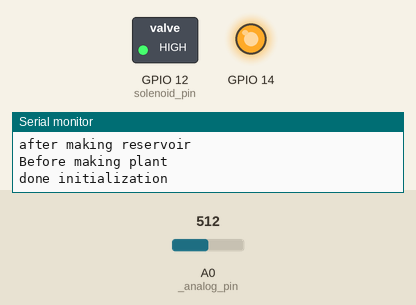
A sketch run on a simulated ESP8266 (NodeMCU). On the bench: switched loads named in the sketch (green lamp = pin HIGH), output pins drawn as LEDs (lit = HIGH), the last lines printed to the serial monitor. The test bench sets the inputs (shaded band); at power-on: A0 (_analog_pin) = 512. WiFi joins after 1.5 s; servers stay silent unless stated; the local clock reads 2024-03-15 10:24:30 at power-on unless the sketch sets it.

Above: at 2.7 s.
2.8 s: A0 (_analog_pin) set to 670
13.0 s: A0 (_analog_pin) set to 694
At 22.5 s:
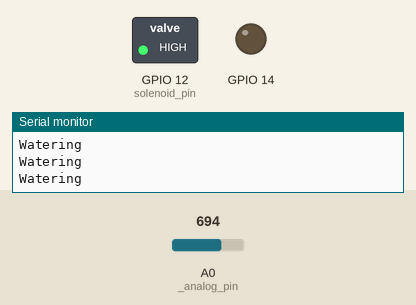
25.9 s: A0 (_analog_pin) set to 511
At 26.9 s:
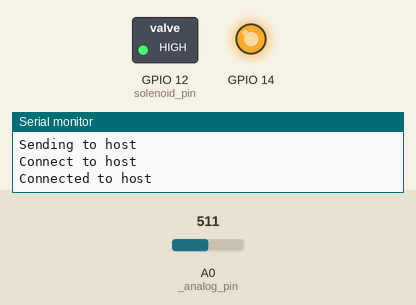
36.1 s: A0 (_analog_pin) set to 716
At 48.0 s:
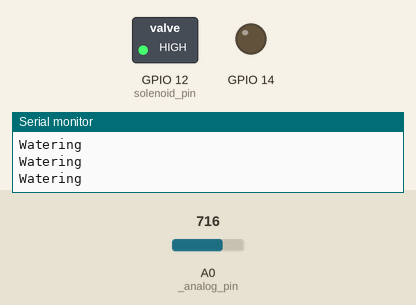
Timing chart, 0 to 51.1 s (numbered marks = the images above; inputs shaded):
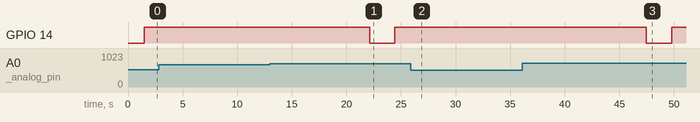

The sketch:

ESPClient.ino
```cpp
#include <ESP8266WiFi.h>
#include <CapacitiveSensor.h>
#include <time.h>
#include <vector>

/* TODO move this into a documentation file.
// For a message it is of format x;y;j;k
// int type - 0=plant, 1=reservoir, 2=...
// type: plant
//  String name - name of plant
//  uint8_t to water - if it was watered or not
//  uint8_t detectors - number of detectors
//  vector<uint16_t> pre moistures - moisture of each detector before watering
//  vector<uint16_t> post moistures - moisture of each detector after watering
//
// type: reservoir:
//  String description - which reservoir this is
//  bool status - if there is water or not.
*/

const int TIME_PER_MILLILITRE = 20;

//static const uint8_t D0 = 16;
//static const uint8_t D1 = 5;
//static const uint8_t D2 = 4;
//static const uint8_t D3 = 0;
//static const uint8_t D4 = 2;
//static const uint8_t D5 = 14;
//static const uint8_t D6 = 12;
//static const uint8_t D7 = 13;
//static const uint8_t D8 = 15;
//static const uint8_t D9 = 3;
//static const uint8_t D10 = 1;

void ConnectToWifi();
void InitTime();
uint8_t CheckTime();

class CapacitiveWaterSensor
{
private:
    uint8_t _analog_pin;
    float _min;
    float _max;
    unsigned long _read_time;

public:
    CapacitiveWaterSensor(uint8_t analog_pin)
    {
        _analog_pin = analog_pin;
        _min = 500.f;
        _max = 740.f;
        _read_time = 200;
    }

    float Read()
    {
        yield();
        unsigned long read_end = millis() + _read_time;
        float values = 0.f;
        float reads = 0.f;
        while (millis() < read_end)
        {
            values += analogRead(_analog_pin);
            reads += 1.f;
            delay(100);
        }
        Serial.println("analog read");
        Serial.println(values/reads);
        if (reads > 0)
            return values / reads;

        return 0;
    }

    float ReadPercent()
    {
        yield();
        float val = Read();

        // adjust values to be tailored to that plant
        if (val < _min)
            _min = val;
        if (val > _max)
            _max = val;

        // normalize
        if (val > _max)
            val = _max;
        else if (val < _min)
            val = _min;

        val = (1 - ((val - _min) / (_max - _min))) * 100;

        return val;
    }
};

class AnalogMux
{
private:
    std::vector<uint8_t> _selector_pins;

public:
    AnalogMux(std::vector<uint8_t> selector_pins)
    {
        _selector_pins = selector_pins;
    }

    // selector is an integer value between 0-max_selectors
    void Select(byte selector)
    {
        for (int i = 0; i < 3; i++)
        {
            if (selector & (1 << i))
                digitalWrite(_selector_pins[i], HIGH);
            else
                digitalWrite(_selector_pins[i], LOW);
        }
    }
};

class Component
{
private:
    bool _state;
    uint8_t _pin;
    uint8_t _base;

public:
    Component(uint8_t pin)
    {
        _pin = pin;
        _state = false;
        pinMode(_pin, OUTPUT);
        digitalWrite(_pin, HIGH);
    }

    void Toggle()
    {
        // true, turn off | false, turn on
        (_state) ? digitalWrite(_pin, HIGH) : digitalWrite(_pin, LOW);
        _state = !_state;
    }

    void Toggle(int del)
    {
        Toggle();
        delay(del);
        Toggle();
    }

    // the base determines if its naturally at a high or low state
    // pin dependent, so I'll need to test all of them.
    void TurnOff()
    {
        _state = false;
        digitalWrite(_pin, HIGH);
    }

    void TurnOn()
    {
        _state = true;
        digitalWrite(_pin, LOW);
    }
};

class Reservoir
{
private:
    String _description;
    Component *_pump;

    Component *_led;
    bool _status;

public:
    Reservoir(String description, uint8_t pump_pin, uint8_t led_pin = -1)
    {
        _description = description;
        _pump = new Component(pump_pin);

        Serial.println(led_pin);
        if (led_pin >= 0)
            _led = new Component(led_pin);
        else
            _led = NULL;
    }

    Reservoir(String description, Component *pump, Component *led = NULL)
    {
        _description = description;
        _pump = pump;

        _led = led;
    }

    ~Reservoir()
    {
        delete _pump;
        delete _led;
    }

    // solenoid is a valve,
    // amount is in mL
    void StartWatering(bool status_)
    {
        SetLed(status_);
        _pump->TurnOn();
    }

    void StopWatering(int status_)
    {
        SetLed(status_);
        _pump->TurnOff();
    }

    void SetLed(int status_)
    {
      Serial.println(status_);
        if (_led != NULL)
        {
            if (status_)
                _led->TurnOn();
            else
                _led->TurnOff();
        }
        Serial.println("wat");
    }

    String Message()
    {
        String msg = "";
        msg.concat(1);
        msg.concat(";");

        msg.concat(_description);
        msg.concat(";");

        msg.concat(_status);
        msg.concat(";");

        return msg;
    }
};

// Could have a digitalMux to have more solenoids.
class Plant
{
private:
    String _name;
    std::vector<CapacitiveWaterSensor> _sensors;
    std::vector<uint8_t> _sensor_selector_pins;
    AnalogMux *_sensor_mux;
    Reservoir *_reservoir; // this is so that multiple plants can use the same Reservoir
    // AnalogMux &_solenoid_mux;
    // uint8_t _solenoid_selector_pin;
    Component *_solenoid;
    uint8_t _watering_threshold;
    uint16_t _water_amount;

    std::vector<float> _pre_watering_moistures;
    std::vector<float> _post_watering_moistures;

    bool _to_water;

public:
    Plant(String name, uint8_t analog_pin, uint8_t sensor_count, std::vector<uint8_t> sensor_selector_pins, AnalogMux *sensor_mux, Reservoir *reservoir, uint8_t watering_threshold, uint16_t water_amount, uint8_t solenoid_pin)
    {
        _name = name;

        _sensors = std::vector<CapacitiveWaterSensor>();
        _sensor_selector_pins = sensor_selector_pins;

        for (int i = 0; i < sensor_count; i++)
            _sensors.push_back(CapacitiveWaterSensor(analog_pin));

        _sensor_mux = sensor_mux;
        _reservoir = reservoir;
        _solenoid = new Component(solenoid_pin);

        _watering_threshold = watering_threshold;
        _water_amount = water_amount;

        _pre_watering_moistures = std::vector<float>();
        _post_watering_moistures = std::vector<float>();

        _to_water = false;
    }

    ~Plant()
    {
        _sensors.clear();
        delete _solenoid;
    }

    void Manage()
    {
        Serial.println("before checking pre water");
        _pre_watering_moistures = ReadWaterLevels();
        for (int i = 0; i < _pre_watering_moistures.size(); i++)
            Serial.println(_pre_watering_moistures[i]);
        Serial.println("after checking pre water");
        if (ToWater())
        {
            Serial.println("before douse");
            Douse();
            Serial.println("after douse");
            _post_watering_moistures = ReadWaterLevels();;
        }
        else
        {
            _post_watering_moistures = _pre_watering_moistures;
        }

        Serial.println("after checking post watering");
    }

    bool ToWater()
    {
        _to_water = true; // 1 get watered

        // determine if watering is needed
        for (int i = 0; i < _pre_watering_moistures.size(); i++)
            _to_water = _to_water && (_pre_watering_moistures[i] < _watering_threshold);

        return _to_water;
    }

    void Douse()
    {
        // solenoid for whenever that gets added in
        _solenoid->TurnOn();
        Serial.println("here");

        long douse_end = millis() + _water_amount * TIME_PER_MILLILITRE;
        long douse_check = millis() + 2000;
        bool has_water = true;

        _reservoir->StartWatering(!has_water);
        while (millis() < douse_end && has_water)
        {
            Serial.println("Watering");
            if (millis() > douse_check)
            {
                int size_ = _pre_watering_moistures.size();
                Serial.println("Before getting watering levels");
                 std::vector<float> _curr_watering_moistures = std::vector<float>();
                 _curr_watering_moistures = ReadWaterLevels();

                Serial.println("Checking if the watering is actually being performed");
                for (int i = 0; i < _pre_watering_moistures.size(); i++)
                {
                  Serial.println(_pre_watering_moistures[i]);
                  Serial.println(_curr_watering_moistures[i]);
                }

                 for (int i = 0; i < 1; i++)
                 {
                     if (_pre_watering_moistures[i] + 3 >= _curr_watering_moistures[i])
                     {
                         has_water = false;
                         Serial.println("--- No water remaining ---");
                     }
                     else
                         break;
                }
                douse_check = millis() + 2000;
            }
          delay(100);
        }
        _reservoir->StopWatering(!has_water);

        _solenoid->TurnOff();
    }

    std::vector<float> ReadWaterLevels()
    {
        std::vector<float> moistures = std::vector<float>();

        for (int i = 0; i < _sensors.size(); i++)
        {
            // todo this
            // _sensor_mux->Select(_sensor_selector_pins[i]);
            Serial.println("after select and before reading");
            moistures.push_back(_sensors[i].ReadPercent());
        }

        return moistures;
    }

    String Message()
    {
        String msg = "";
        msg.concat(0); // type
        msg.concat(";");

        msg.concat(_name);
        msg.concat(";");

        msg.concat(_to_water);
        msg.concat(";");

        uint8_t sensors_c = _sensors.size();
        msg.concat(sensors_c);
        msg.concat(";");

        for (int i = 0; i < sensors_c; i++)
        {
            msg.concat(_pre_watering_moistures[i]);
            msg.concat(";");
        }

        for (int i = 0; i < sensors_c; i++)
        {
            msg.concat(_post_watering_moistures[i]);
            msg.concat(";");
        }

        return msg;
    }
};

class Manager
{
private:
    std::vector<Plant *> _plants;
    std::vector<Reservoir *> _reservoirs;

public:
    Manager()
    {
        _plants = std::vector<Plant *>();
        _reservoirs = std::vector<Reservoir *>();
    }

    ~Manager()
    {
        for (auto plant : _plants)
            delete plant;
        for (auto reservoir : _reservoirs)
            delete reservoir;
    }

    void RegisterPlant(Plant *plant)
    {
        _plants.push_back(plant);
    }

    void RegisterReservoir(Reservoir *reservoir)
    {
        _reservoirs.push_back(reservoir);
    }

    void Manage()
    {
        for (auto plant : _plants)
        {
            Serial.println("Manging plant");
            plant->Manage();
        }
    }

    std::vector<String> Messages()
    {
        std::vector<String> msg = std::vector<String>();
        for (auto plant : _plants)
            msg.push_back(plant->Message());

        return msg;
    }
};

class ModuleClient
{
private:
    String _host;
    uint16_t _port;
    WiFiClient _client;

    bool Connect()
    {
        Serial.println("Connect to host");
        uint8_t attempts = 0;
        if (!_client.connected())
        {
            while (!_client.connect(_host, _port))
            {
                Serial.print("Attempting to connect to host ");
                Serial.println(9 - attempts);
                if (attempts++ > 9)
                    return false; // failed to connect not sending message.
                delay(1000);
            }
        }
        Serial.println("Connected to host");
        return true;
    }

public:
    ModuleClient(String host, uint16_t port)
    {
        _host = host;
        _port = port;
        _client = WiFiClient();
    }

    bool SendMessages(std::vector<String> msgs)
    {
        this->Connect();
        // Send to the server
        for (int i = 0; i < msgs.size(); i++)
        {
            if (_client.connected())
            {
                String msg = msgs[i];
                Serial.println(msg);
                Serial.println("Sending to host");

                _client.write(msg.c_str());
            }
            else
            {
                return false;
            }
        }

        return true;
    }

    bool SendMessage(String msg)
    {
        this->Connect();
        // Send to the server
        if (_client.connected())
        {
            Serial.println(msg);
            Serial.println("Sending to host");

            _client.write(msg.c_str());
        }
        else
        {
            return false;
        }

        return true;
    }

    std::vector<String> ReceiveMessage()
    {
        // TODO this part.
        // recieve message and parse
        this->Connect();
        std::vector<String> msgs = std::vector<String>();

        uint32_t timeout = millis() + 10000;
        bool available = 1;
        while (_client.available() == 0)
        {
            if (millis() > timeout)
            {
                Serial.println("Client Timeout");
                available = 0;
                break;
            }
            delay(100);
        }

        if (available)
        {
            Serial.println("Recieving from server");
            while (_client.available())
            {
                String msg = String(static_cast<char>(_client.read()));
                msgs.push_back(msg);
                Serial.println(msg);
            }
        }

        return msgs;
    }

    void Stop()
    {
        // close connection
        _client.stop();
    }
};

const String _ssid = "";
const String _password = "";

const String _host = "192.168.0.26";
const uint16_t _port = 8777;

uint8_t _min_threshhold = 30;    // percent in which we water
uint8_t _morning_threshold = 7;  // time to check levels in the morning
uint8_t _evening_threshold = 20; // time to check the levels in the evening
int8_t _tz = -7;                 // timezone

uint32_t _prev_time_check = 0;
uint32_t _prev_time = 0;
// uint32_t _sleepTime = 3600000; // This will change based on how often to check the plant
unsigned long _sleep_time = 10000; // 5min This will change based on how often to check the plant

Manager _manager = Manager();
ModuleClient _client = ModuleClient(_host, _port);

// TODO ask the server for infromation first, if nothing is recieved,
// use default values or current set values.

// TODO change the code for reservoir, I can juse use the CapacitiveSensor library
// for it and then I'll need to calibrate the water level expectation.
// this means I will not need the MUX in the reservoir at all.
// Also, as expandability perhaps having mux inside of the plant is determintal,
// or I could have a default value of none so that i do a check if needed.

// TODO reference the pin reference for more and detailed expansions to the
// plants that I can have attached..
// https://randomnerdtutorials.com/esp8266-pinout-reference-gpios/

// for now until I have muxes we don't need to worry too much.

void setup()
{
    Serial.begin(115200);

    ConnectToWifi();

    // initial set the time
    InitTime();

    String hugh_name = "Hugh";
    Serial.println(hugh_name);
    uint8_t analog_pin = 17; // A0

    // if we had more than one sensor then we'd need a selector for each.
    uint8_t sensors_c = 1;
    // D1
    std::vector<uint8_t> hugh_select_pins = {5};

    // D1
    std::vector<uint8_t> select_pins = {5};
    AnalogMux *mux = new AnalogMux(select_pins);

    String description = "main_reservoir";
    // D5, D2, D3, D6
    Component* main_reservoir_pump = new Component(14);
    Component* main_reservoir_led = new Component(12);
    Reservoir *main_reserovir = new Reservoir(description, main_reservoir_pump, main_reservoir_led);
    Serial.println("after making reservoir");

    uint8_t watering_threshold = 25; // 25%
    uint16_t water_amount = 250;     // 250mL
    uint8_t solenoid_pin = 12;       // D6

    Serial.println("Before making plant");
    Plant *hugh = new Plant(hugh_name, analog_pin, sensors_c, hugh_select_pins, mux, main_reserovir, watering_threshold, water_amount, solenoid_pin);

    // register plants
    _manager.RegisterPlant(hugh);
    Serial.println("done initialization");
}

void loop()
{
    unsigned long curr_time = millis();
    if (curr_time > _prev_time + _sleep_time)
    {
        // check the time every 24 hrs, just to make sure it doesn't get out of sync.
        if (curr_time > _prev_time_check + (unsigned long)86400000)
            InitTime();

        uint8_t hr = CheckTime();
        Serial.println(hr);

        _prev_time = curr_time;
        // TODO remove
        hr = 10;
        if (hr > _morning_threshold && hr < _evening_threshold)
        {
            // do the watering checks of all of the plants
            _manager.Manage();

            yield();

            _client.SendMessages(_manager.Messages());

            // TODO handle this
            std::vector<String> msgs = _client.ReceiveMessage();
        }

        // std::vector<long> values = _manager.ReadReservoirs();
        // for (auto v : values)
        //     _client.SendMessage(String(v) + ";");
    }

    // sleep for a certain amount of time
    delay(1000);
}

void ConnectToWifi()
{
    // connect to wifi
    WiFi.mode(WIFI_STA);
    WiFi.begin(_ssid, _password);

    // wait to connect
    while (WiFi.status() != WL_CONNECTED)
    {
        delay(500);
        Serial.print(".");
    }
    Serial.println("");
    Serial.println("IP address: ");
    Serial.println(WiFi.localIP());
}

void InitTime()
{
    configTime(_tz * 3600, 0, "pool.ntp.org", "time.nist.gov");
    Serial.print("\nWaiting for time");
    while (time(nullptr) <= 100000)
    {
        Serial.print(".");
        delay(1000);
    }
    Serial.println("");
}

uint8_t CheckTime()
{
    time_t now = time(nullptr);
    struct tm *p_tm = localtime(&now);
    uint8_t hr = p_tm->tm_hour;

    return hr;
}
```

Measured:
- the behaviour switches between 680 and 681 on A0 (_analog_pin) (found by bisection; images 0 and 1)
- after the input at 13.0 s, GPIO 14: HIGH → LOW after 9.1 s, → HIGH 2.3 s later
- after the input at 25.9 s, GPIO 14: stays HIGH (without the input it goes to LOW after 10.1 s)
- after the input at 36.1 s, GPIO 14: HIGH → LOW after 11.4 s, → HIGH 2.3 s later
